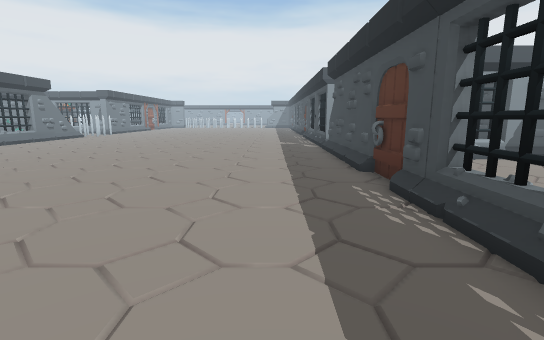
[1] (above)

18 first-person views from a walk through a scene from a Unity 3-D project. The camera is 1.5 m above the floor, tilts 10° down and sees 85° across. The floor is counted in squares, 1 m on a side. Each view is taken from the middle of a square. On the plan, view 1 faces up. The plan holds only what a view shows up to about 15 squares ahead; the rest is blank. The place goes on beyond the plan. Some surface patterns are stand-ins.

[2]
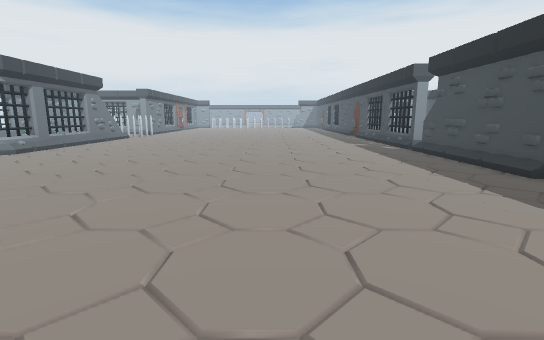

[3]
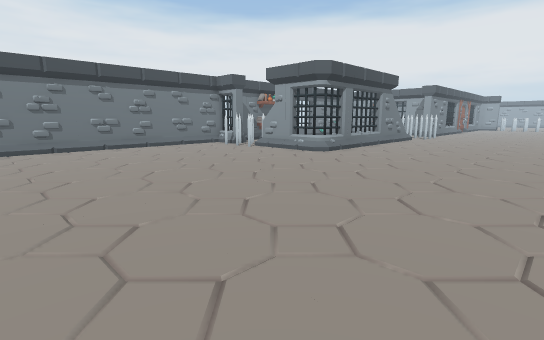

[4]
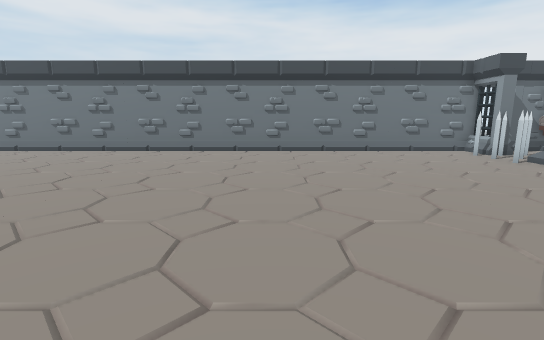

[5]
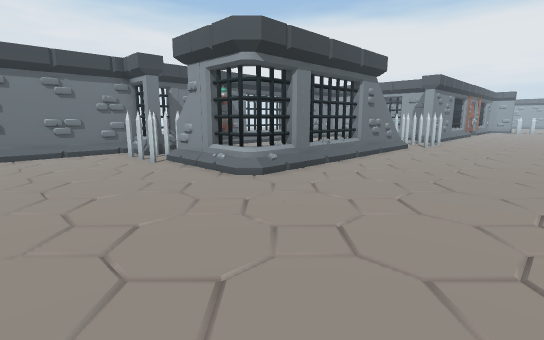

[6]
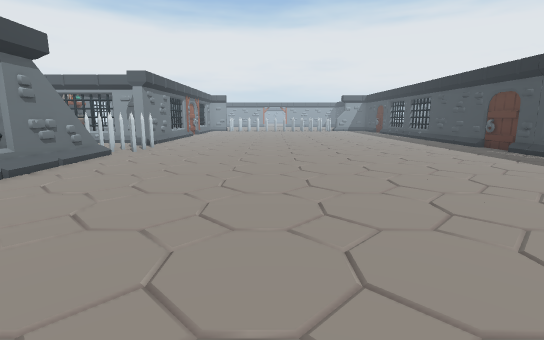

[7]
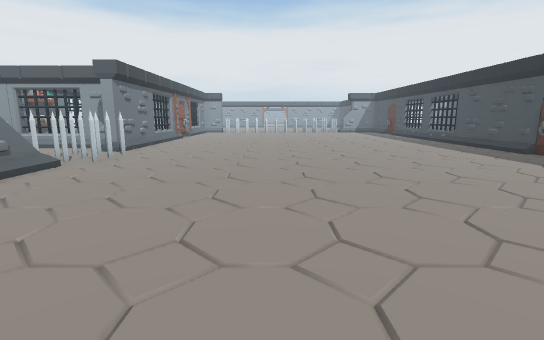

[8]
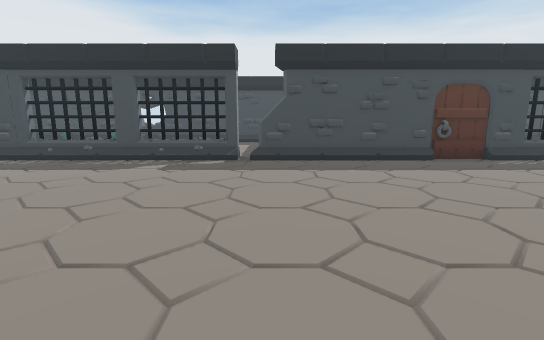

[9]
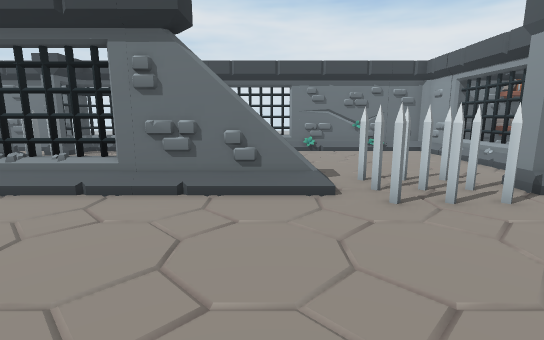

[10]
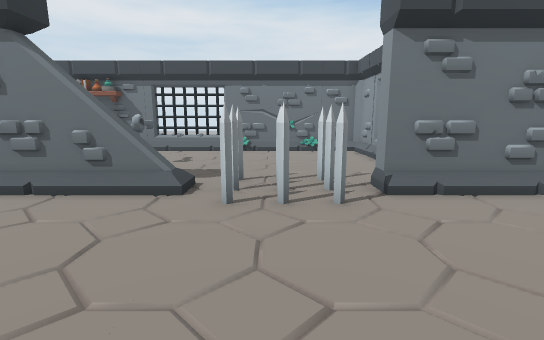

[11]
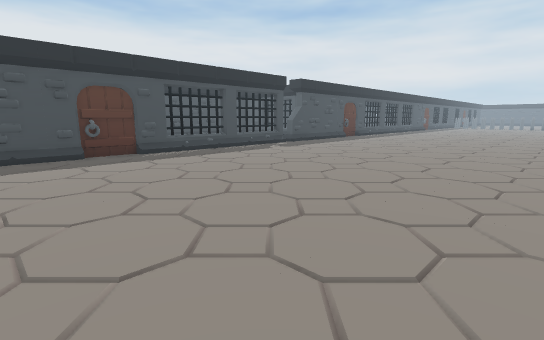

[12]
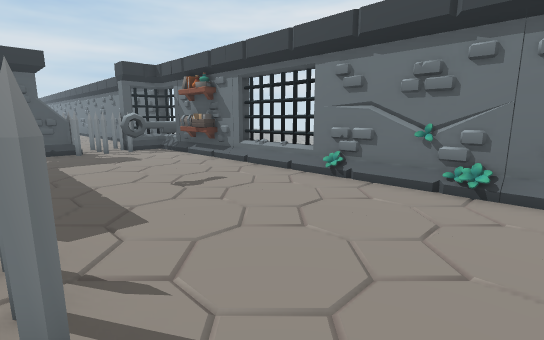

[13]
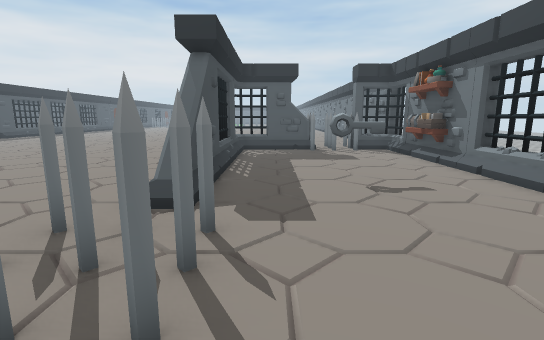

[14]
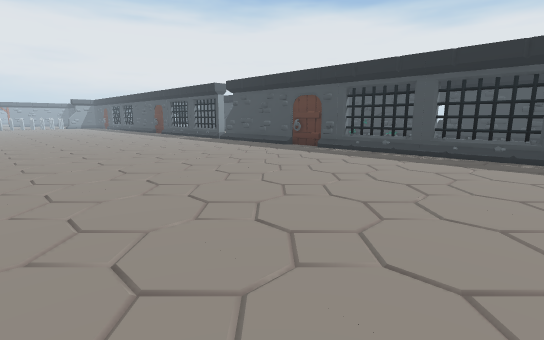

[15]
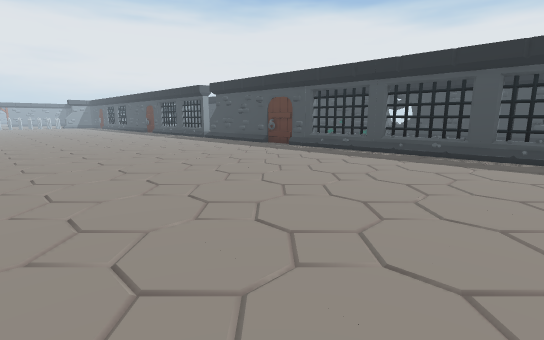

[16]
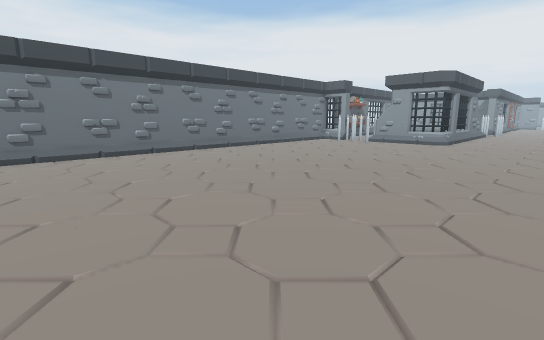

[17]
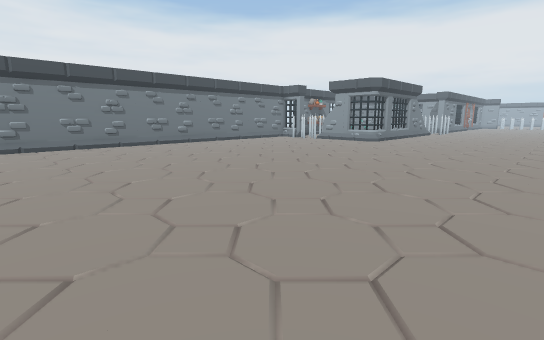

[18]
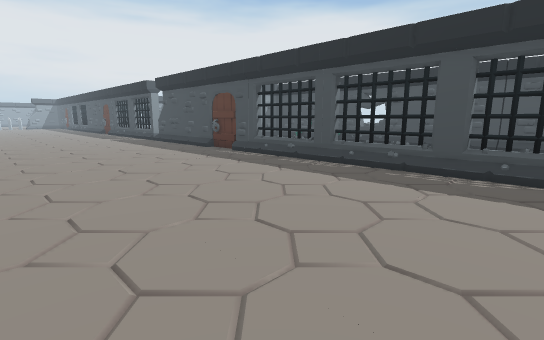

### Floor plan
Points are (right, up) in squares from view 1. A wall is a line through its corners. A room is listed if a view was taken in it or the views show most of it. See-through windows are left out.
Room 1 (views 1, 2, 3, 4, 5, 6, 7, 8, 9, 10, 11, 12, 13, 14, 15, 16, 17, 18)
walls: (-15.1, 14.9) (-15.1, 13.6) (-15.5, 13.2) (-16.8, 13.2); (-15.4, 14.9) (-15.4, 15.6); (-15.2, 15.8) (-15.2, 17.8); (-14.9, 16.3) (-14.9, 14.5); (-16.6, 13) (-18.5, 13); (-16.8, 13.3) (-15.5, 13.3) (-15.2, 13.7); (-15.1, 18.9) (-15.1, 15.7); (-18.5, 13.5) (-16.8, 13.5); (-15.4, 18.8) (-15.4, 22.3); (-15.5, 21.5) (-15.1, 21.8) (-14.8, 21.5); (-15.1, 22.2) (-14.7, 21.9); (-21.4, 13.5) (-21, 13.5) (-21, 13) (-21.5, 13); (-14.9, 22.5) (-14.9, 16.5); (-21.6, 13.2) (-22.7, 13.2); (2.7, 15.2) (2.7, 15.7); (-22.7, 15.4) (-22.7, 14.6); (-23, 14.9) (-23, 13.7) (-22.7, 13.4) (-22.7, -5.5); (-23.3, 13.3) (-21.4, 13.3); (3, 15.6) (3, 18.9); (2.7, 18.8) (2.7, 19.6); (2.7, 4.8) (2.7, 14.4); (3, 19.6) (3, 22.9); (3, 1.6) (3, 4.9); (2.7, 22.8) (2.7, 29.2); (2.7, 0.9) (2.7, 1.6); (-23, 22.9) (-23, 19.6); (-16.3, 29) (-17.5, 29); (-14.9, 29.5) (-14.9, 27.3) (-15.5, 27.3); (-22.8, 25.5) (-22.6, 24.5); (-17.5, 29.2) (-20.6, 29.2); (-22.6, 26.4) (-22.9, 24.6); (3, -2.4) (3, 0.9); (2.7, -3.1) (2.7, -2.3); (-22.6, 27.2) (-22.9, 26); (-22.9, 27.1) (-22.6, 25.1); (-20.6, 29) (-22.5, 29) (-22.7, 28.8) (-22.7, 22.9); (3, -4.6) (3, -3.1)
low walls: (-14.7, 13.3) (-15.1, 12.9); (-14.9, 14.4) (-14.9, 13.3); (2.5, 16.4) (2.5, 18.2); (2.5, 0.4) (2.5, 1.3); (2.5, -1.6) (2.5, -0.6); (2.5, -3.7) (2.5, -1.8); (-22.5, 27.9) (-22.5, 27.2); (2.5, -4.7) (2.5, -3.8)
objects: shelf (-23, 17) to (-22, 18); spikes (-21, 12) to (-19, 14); spikes (-16, 24) to (-14, 26)

Positions as (right, up) in squares from view 1, and headings:
1: (0, 0), facing up
2: (-4, 1), facing up
3: (-7, 2), facing up-left
4: (-9, 4), facing left
5: (-9, 8), facing up-left
6: (-8, 11), facing up
7: (-8, 14), facing up
8: (-8, 14), facing right
9: (-9, 22), facing left
10: (-9, 25), facing left
11: (-10, 29), facing down-right
12: (-16, 28), facing down-left
13: (-17, 28), facing down
14: (-10, -3), facing up-right
15: (-10, -5), facing up-right
16: (-10, -5), facing up-left
17: (-6, -5), facing up-left
18: (-6, -5), facing up-right
